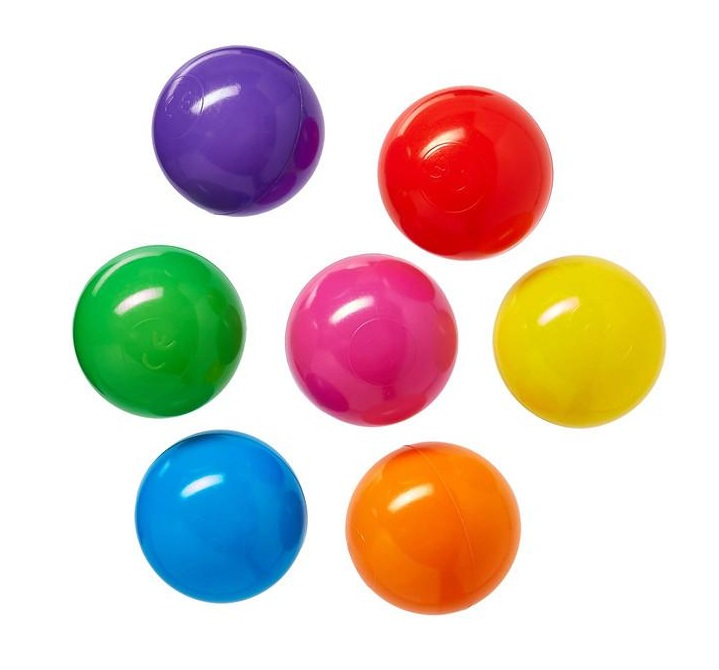
#> input picture images/color_ball.jpg, 719 x 670 px, given in place of the camera
$ jupyter execute --allow-errors latihan_6.ipynb   (older library calls are emulated)
#> lines starting #> are read from the running program, lines starting #| are printed output that depends on the picture; after the words box and inside, x2 and y2 are one past the last pixel; in counts of white or black regions, pixels touching at a corner belong together
#> further down, im is the input picture: shape (670, 719, 3); mean B, G, R 196.6, 204.5, 218.7
#> `hsv = cv2.cvtColor(im, cv2.COLOR_BGR2HSV)`: hsv: shape (670, 719, 3); mean H, S, V 35.2, 73.8, 237.6
#> `mask = cv2.inRange(hsv, lower_limit, upper_limit)`:
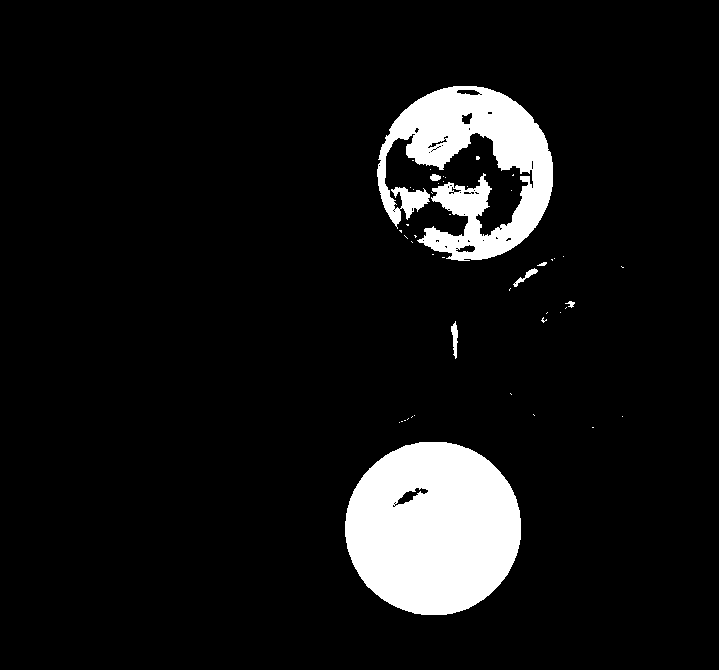
#> mask: shape (670, 719); 8.3% white; 47 white regions (40 under 20 px), largest, box (x1, y1, x2, y2) and area: (345, 442, 521, 615) 23824, (377, 86, 553, 261) 15845, (451, 321, 458, 359) 155
#> `mask = cv2.morphologyEx(mask, cv2.MORPH_CLOSE, kernel)`:
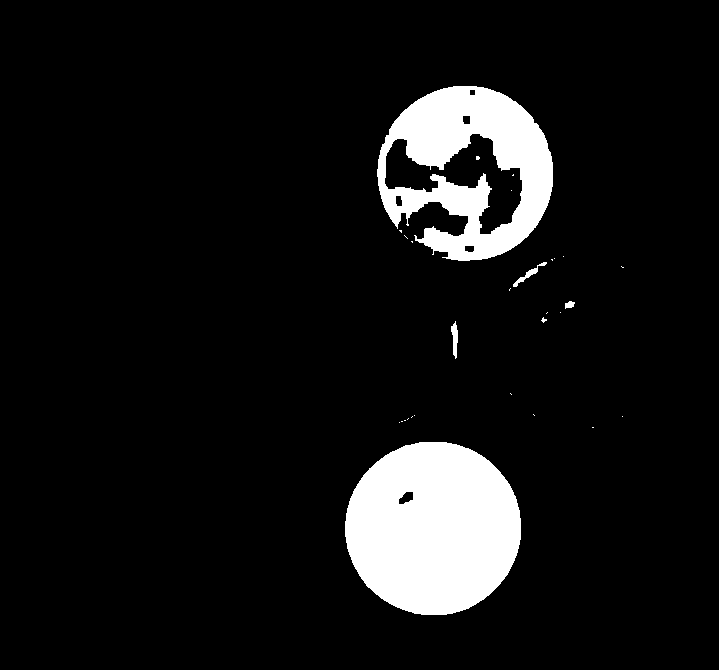
#> mask: shape (670, 719); 8.5% white; 29 white regions (24 under 20 px), largest, box (x1, y1, x2, y2) and area: (345, 442, 521, 615) 23905, (377, 86, 553, 261) 16796, (451, 321, 458, 359) 163, (513, 262, 547, 287) 157, (565, 301, 575, 309) 55
#> `res = cv2.bitwise_and(im, im, mask = mask)`:
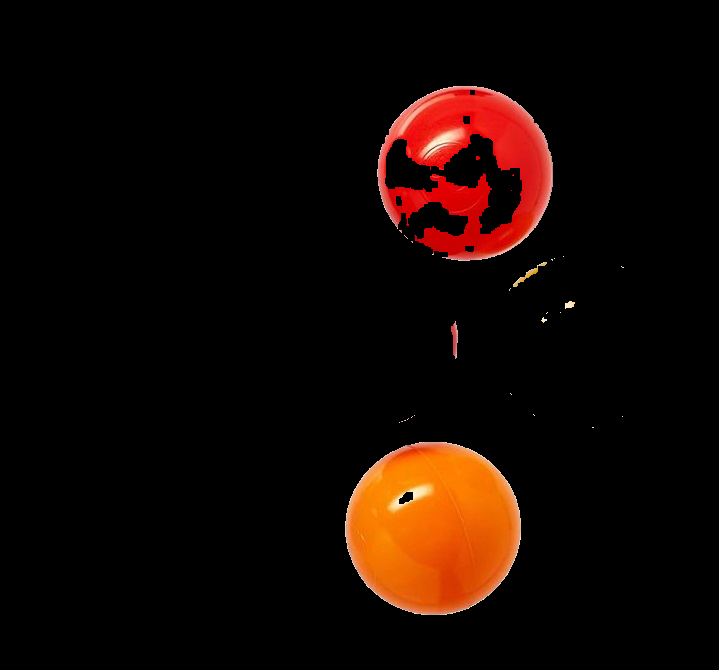
#> res: shape (670, 719, 3); mean B, G, R 2.5, 7.4, 20
#> `keypoints = detector.detect(cv2.bitwise_not(mask))`: keypoints = 1 keypoints; (x, y, size): (433, 528, 175.7)
[cell 1]
# import opencv library
import numpy as np
import cv2
from google.colab.patches import cv2_imshow
import matplotlib.pylab as plt

# define a video capture object
vid = cv2.VideoCapture(0)
params = cv2.SimpleBlobDetector_Params()

params.minThreshold = 100
params.maxThreshold = 255

# filter by area
params.filterByArea = True
params.minArea = 500
params.maxArea = 250000

# filter by circularity
params.filterByCircularity = True
params.minCircularity = 0.4

# filter by convexity
params.filterByConvexity = True
params.minConvexity = 0.3

# filter by inertia
params.filterByInertia = True
params.minInertiaRatio = 0.01

ver = (cv2.__version__).split('.')
if int(ver[0]) < 3:
  detector = cv2.SimpleBlobDetector(params)
else:
  detector = cv2.SimpleBlobDetector_create(params)

lower_limit = np.array([0,50,50])
upper_limit = np.array([20,255,255])

kernel = np.ones((5, 5), np.uint8)
#> (the rest of this cell did not finish here and is left out)
